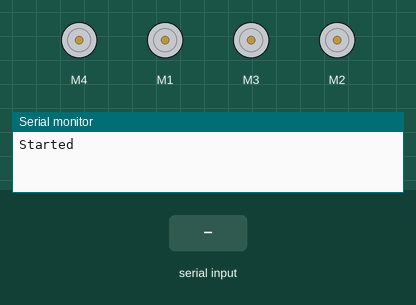
Recording of a sketch running on a simulated Arduino Uno, built with avr-gcc and run on an emulated ATmega328P. On the bench: 4 × DC motor (green arrow = forward, orange = backward, longer = faster), the last lines printed to the serial monitor. The test bench sets the inputs (shaded band).

Above: at 2.2 s.
2.3 s: "F" received over the second serial link
At 3.4 s:
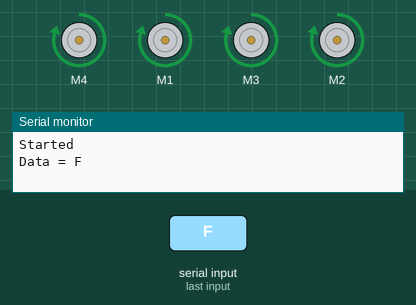
5.3 s: "B" received over the second serial link
At 5.6 s:
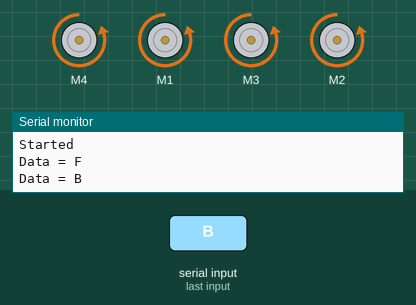
6.8 s: "R" received over the second serial link
At 8.0 s:
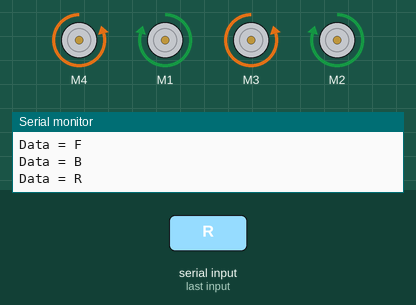
8.3 s: "L" received over the second serial link
At 9.1 s:
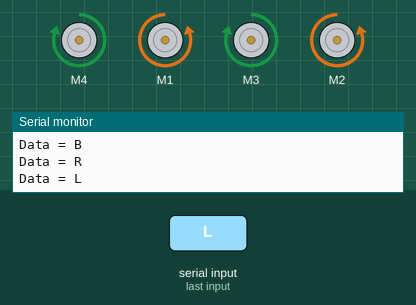
Timing chart, 0 to 10.8 s (numbered marks = the images above; inputs shaded):
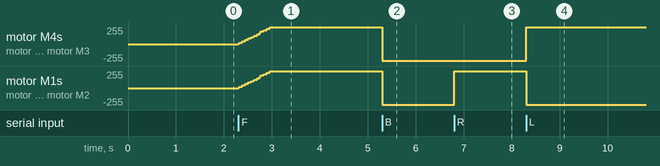

Measured:
- after the input at 2.3 s, motor M4, motor M1, motor M3, motor M2: moves from stopped to forward 250/255 over 0.65 s, starting at once
- after the input at 5.3 s, motor M4, motor M1, motor M3, motor M2: forward 250/255 → backward 250/255 at once
- after the input at 6.8 s, motor M1, motor M2: backward 250/255 → forward 250/255 at once
- after the input at 8.3 s, motor M4, motor M3: backward 250/255 → forward 250/255 at once; motor M1, motor M2: forward 250/255 → backward 250/255 at once

The sketch:

arduino_uno_bt_car.ino
```cpp
#include "UnoConfig.h"

int delay_time = 5;
int speed = 0;
int increment = 20; //Acceleration
char currentCommand = ' ';

unsigned long previousMillis = 0;
const long interval = 1; // Interval between speed changes

void setMotorSpeed(int direction, bool rightTurn = false, bool leftTurn = false) {
  if (rightTurn) {
    FML.run(direction);
    BML.run(direction);
    FML.setSpeed(speed);
    BML.setSpeed(speed);

    FMR.run(BACKWARD);
    BMR.run(BACKWARD);
    FMR.setSpeed(speed);
    BMR.setSpeed(speed);

  } else if (leftTurn) {
    FML.run(BACKWARD);
    BML.run(BACKWARD);
    FML.setSpeed(speed);
    BML.setSpeed(speed);

    FMR.run(direction);
    BMR.run(direction);
    FMR.setSpeed(speed);
    BMR.setSpeed(speed);
  } else {
    //Serial.println(direction); //1 is forward, 2 is reverses
    FMR.run(direction);
    FML.run(direction);
    BMR.run(direction);
    BML.run(direction);
    FMR.setSpeed(speed);
    FML.setSpeed(speed);
    BMR.setSpeed(speed);
    BML.setSpeed(speed);
  }
}


void setup() {
  // Begin serial communication
  Serial.begin(9600);

  // Begin serial communication with Arduino and HC-05
  mySerial.begin(9600);

  delay(1000);
  Serial.println("Started");
}

void loop() {
  if (mySerial.available()) {
    currentCommand = mySerial.read();
    Serial.print("Data = ");
    Serial.println(currentCommand); // Print received data
  }

  unsigned long currentMillis = millis();

  //Will execute until next command is not received
  if (currentMillis - previousMillis >= interval) {
    previousMillis = currentMillis;
    controlMotors();
  }
}

void controlMotors() {
  switch (currentCommand) {
    case 'F':
      moveForward();
      break;
    case 'B':
      moveBackward();
      break;
    case 'R':
      turnRight();
      break;
    case 'L':
      turnLeft();
      break;
    default:
      stopMotors();
      break;
  }
}

void moveForward() {
  if (speed < 250 && increment > 0) {
    speed += increment;
  } else if (speed > 0 && increment < 0) {
    speed += increment;
  } else {
    increment = 0; // Maintain speed
  }

  setMotorSpeed(FORWARD);
}

void moveBackward() {
  if (speed < 250 && increment > 0) {
    speed += increment;
  } else if (speed > 0 && increment < 0) {
    speed += increment;
  } else {
    increment = 0; // Maintain speed
  }

  setMotorSpeed(BACKWARD);
}

void turnRight() {
  if (speed < 250 && increment > 0) {
    speed += increment;
  } else if (speed > 0 && increment < 0) {
    speed += increment;
  } else {
    increment = 0; // Maintain speed
  }

  setMotorSpeed(FORWARD, true, false);
}

void turnLeft() {
  if (speed < 250 && increment > 0) {
    speed += increment;
  } else if (speed > 0 && increment < 0) {
    speed += increment;
  } else {
    increment = 0; // Maintain speed
  }

  setMotorSpeed(FORWARD, false, true);
}

void stopMotors() {
  speed = 0;
  increment = 1;
  FMR.run(RELEASE);
  FML.run(RELEASE);
  BMR.run(RELEASE);
  BML.run(RELEASE);
}
```

UnoConfig.h
```cpp
// (licence header left out)
// Include library
#include <AFMotor.h>
#include <SoftwareSerial.h>

//Create software serial object to communicate with HC-05
SoftwareSerial mySerial(A0, A1); //HC-05 Tx & Rx is connected to Arduino #A0 & #A1

//Creating Motor objects
AF_DCMotor FMR(4);
AF_DCMotor FML(1);
AF_DCMotor BMR(3);
AF_DCMotor BML(2);

String version = "Bluetooth Car | version 8";
String changelog = "";
```
